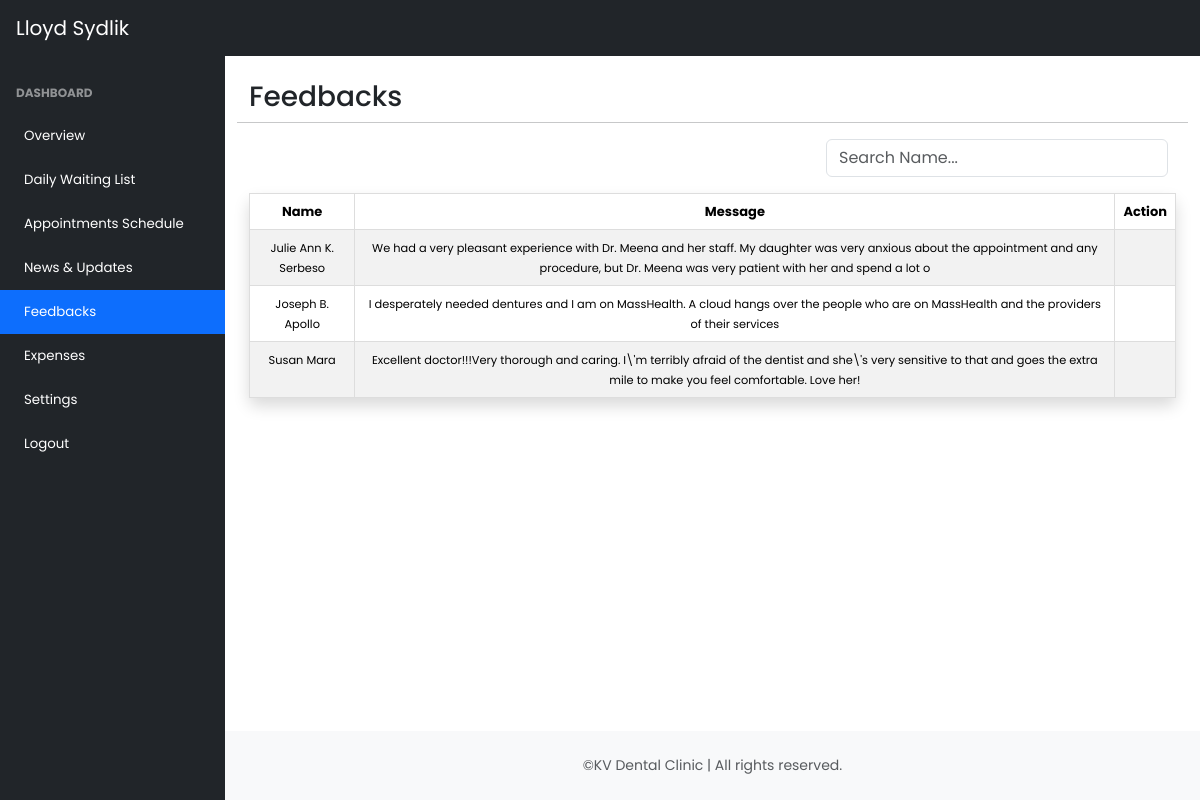
The page /admin/all_feedbacks.php (signed in) on the database its author committed.
### tables this page shows
CREATE TABLE `tbl_feedback` (
  `id` int(11) NOT NULL,
  `name` varchar(191) NOT NULL,
  `email` varchar(191) NOT NULL,
  `message` varchar(191) NOT NULL,
  `rate` int(5) NOT NULL,
  `msg_submitted` timestamp NOT NULL DEFAULT current_timestamp()
);

### functions/myfunction.php (called while the page is built, shortened)
<?php
    include('../config/dbcon.php');
        function getAllFeedback($tbl_feedback){
            global $con;
            $q = "SELECT * FROM $tbl_feedback";
            return $q = mysqli_query($con, $q);
        }
?>

### admin/all_feedbacks.php (the view, shortened to what this page needs)
<?php
    include('inc/header.php');
?>
<section>
    <div class="container-fluid px-4 mt-4" id="feedback_table">
        <div class="row">
            <h3 class="float-start">Feedbacks</h3>
            <hr>
        </div>
        <div class="row float-end mb-3">
            <form class="d-flex" role="search">
                <input id="searchInput" class="form-control me-2" type="search" placeholder="Search Name..." aria-label="Search">
            </form>
        </div>
        <table style="font-size: small;" class="table table-striped table-wrapper-scroll-y my-custom-scrollbar text-center shadow p-3 mb-5 bg-body-tertiary rounded">
            <thead>
                <tr>
                    <th>Name</th>
                    <th>Message</th>
                    <th>Action</th>
                </tr>
            </thead>
            <tbody id="searchPatientName">
                <?php
                $feedback = getAllFeedback("tbl_feedback");
                if (mysqli_num_rows($feedback) > 0) {
                    foreach ($feedback as $data) {
                ?>
                    <tr>
                        <td><small><?= $data['name']; ?></small></td>
                        <td><small><?= $data['message']; ?></small></td>
                        <td>
                        </td>
                <?php
                    }
                } else {
                    ?>
                        <td colspan="10">No patient Feedback</td>
                     </tr>
                    <?php
                }
                ?>
            </tbody>
        </table>
    </div>
</section>
<?php include('inc/footer.php'); ?>

### rows shown on the page
tbl_feedback: name "Julie Ann K. Serbeso", message "We had a very pleasant experience with Dr. Meena and her staff. My daughter was very anxious about the appointment and any procedure, but Dr. Meena was very patient with her and spend a lot o"
tbl_feedback: name "Joseph B. Apollo", message "I desperately needed dentures and I am on MassHealth. A cloud hangs over the people who are on MassHealth and the providers of their services"
tbl_feedback: name "Susan Mara", message "Excellent doctor!!!Very thorough and caring. I\\'m terribly afraid of the dentist and she\\'s very sensitive to that and goes the extra mile to make you feel comfortable. Love her!"

### other values the page prints
$_SESSION['auth_user']['name'] "Lloyd Sydlik"
